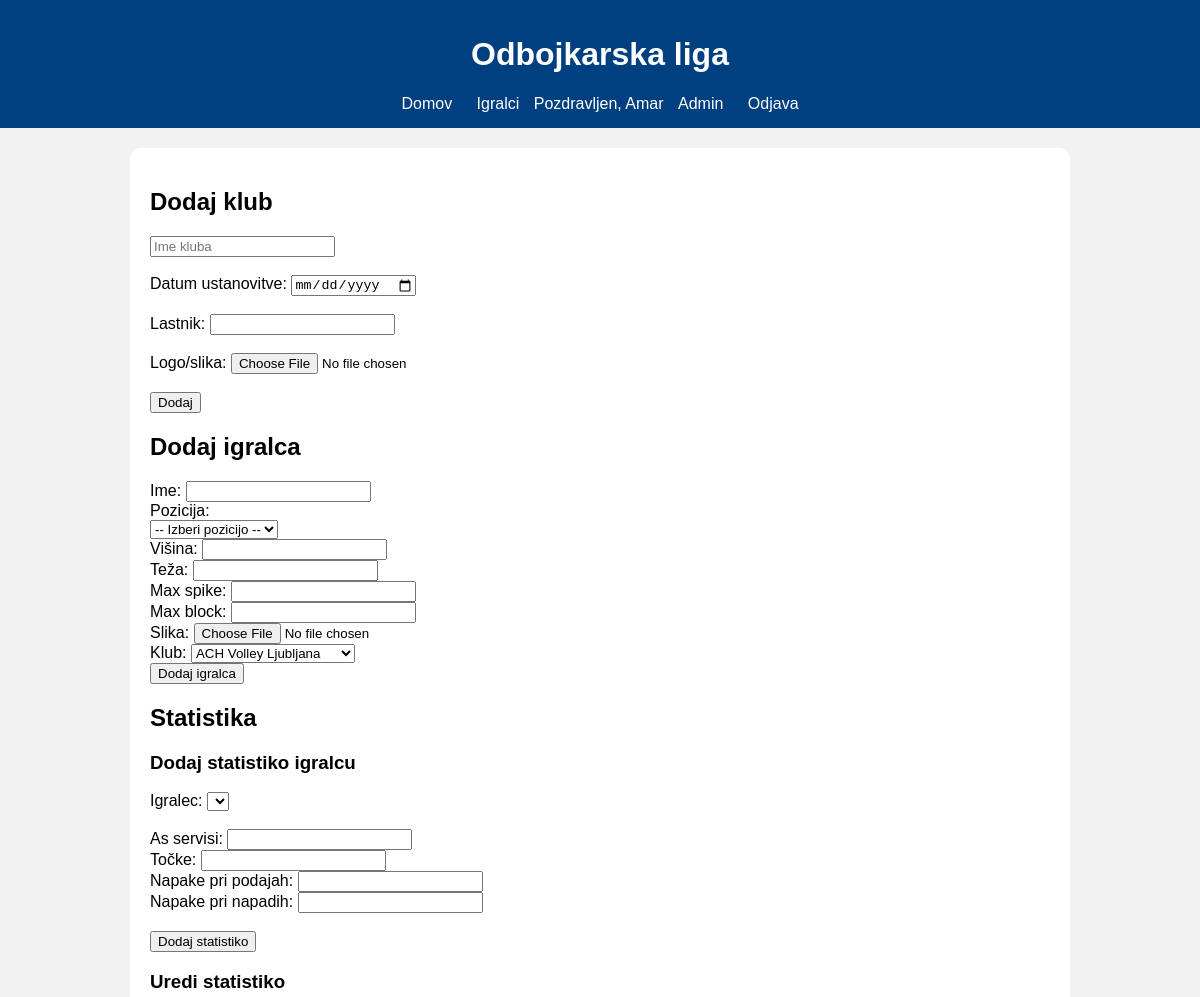
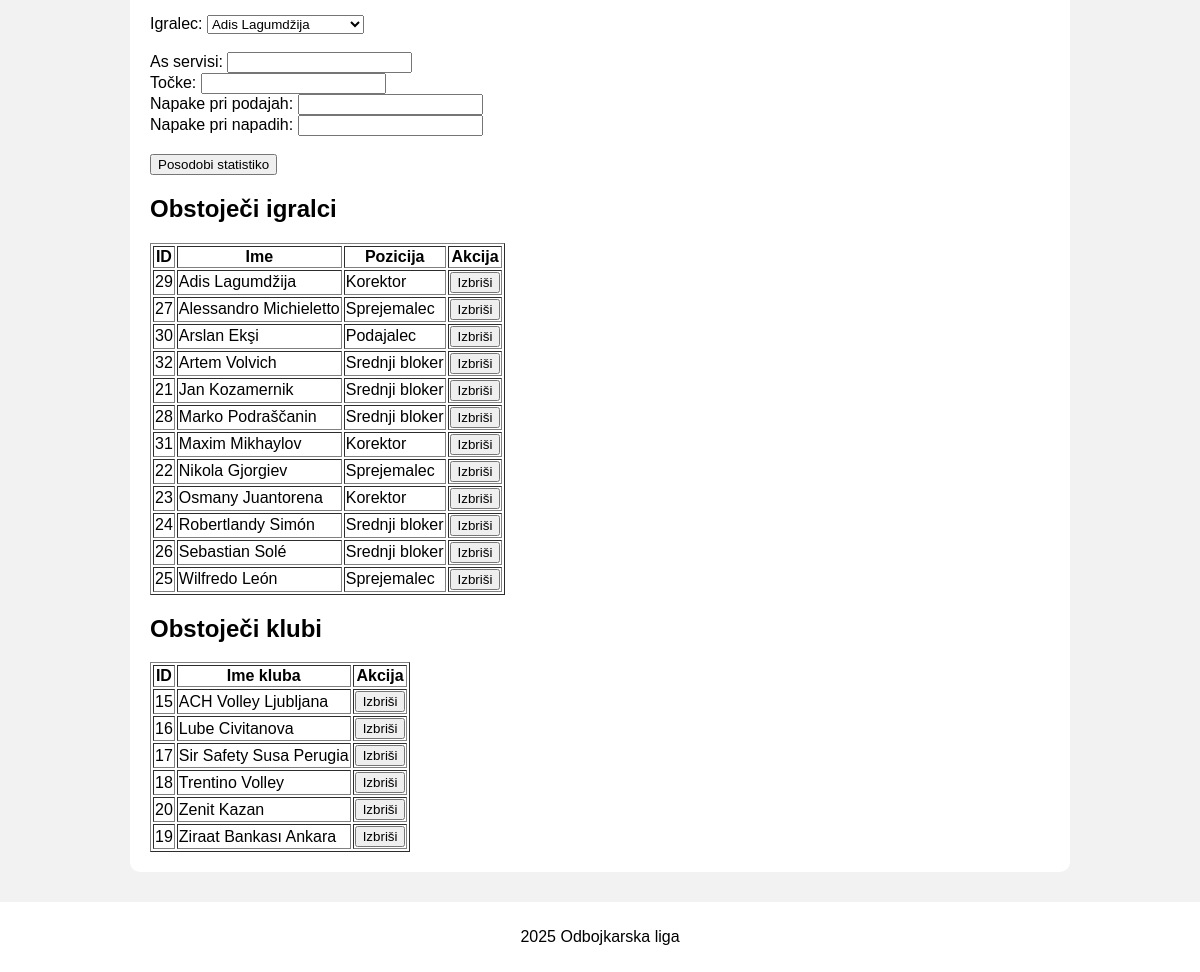
The page /admin.php (signed in) on the database its author committed (2 pictures, top to bottom).
### tables this page shows
CREATE TABLE `players` (
  `id_pl` int(11) NOT NULL,
  `name` varchar(100) NOT NULL,
  `position` varchar(20) NOT NULL,
  `height` int(11) DEFAULT NULL,
  `max_spike_reach` int(11) DEFAULT NULL,
  `max_block_reach` int(11) DEFAULT NULL,
  `weight` int(11) DEFAULT NULL,
  `image` varchar(255) NOT NULL,
  `id_ci` int(11) DEFAULT NULL,
  `id_c` int(11) DEFAULT NULL
);

CREATE TABLE `clubs` (
  `id_c` int(11) NOT NULL,
  `name` varchar(255) NOT NULL,
  `date_of_establishent` date NOT NULL,
  `owner` varchar(100) NOT NULL,
  `id_ci` int(11) DEFAULT NULL,
  `image` varchar(255) DEFAULT NULL
);

### admin.php (the view, shortened to what this page needs)
<?php
require_once 'db.php';
?>
<!DOCTYPE html>
<html lang="sl">
<head>
</head>
<body>
<?php
include_once 'header.php';
?>
<h2>Dodaj klub</h2>
<form method="POST" enctype="multipart/form-data">
    <input type="text" name="ime_kluba" placeholder="Ime kluba" required><br><br>
    Datum ustanovitve: <input type="date" name="datum"><br><br>
    Lastnik: <input type="text" name="lastnik"><br><br>
    Logo/slika: <input type="file" name="slika_kluba"><br><br>
    <input type="submit" name="dodaj_klub" value="Dodaj">
</form>
<h2>Dodaj igralca</h2>
<form method="POST" enctype="multipart/form-data">
    Ime: <input type="text" name="ime" required><br>
    <label>Pozicija:</label><br>
    <select name="pozicija" required>
        <option value="">-- Izberi pozicijo --</option>
    </select><br>
    Višina: <input type="number" name="visina"><br>
    Teža: <input type="number" name="teza"><br>
    Max spike: <input type="number" name="spike"><br>
    Max block: <input type="number" name="block"><br>
    Slika: <input type="file" name="slika"><br>
    Klub:
    <select name="klub" required>
        <?php
        $klubi = mysqli_query($link, "SELECT * FROM clubs");
        while ($k = mysqli_fetch_assoc($klubi)) {
            echo "<option value='" . $k['id_c'] . "'>" . htmlspecialchars($k['name']) . "</option>";
        }
        ?>
    </select><br>
    <input type="submit" name="dodaj_igralca" value="Dodaj igralca">
</form>
<h2>Statistika</h2>
<h3>Dodaj statistiko igralcu</h3>
<form method="POST">
    Igralec:
    <select name="id_igralca" required>
    </select><br><br>
    As servisi: <input type="number" name="aces" min="0" required><br>
    Točke: <input type="number" name="points" min="0" required><br>
    Napake pri podajah: <input type="number" name="passing_errors" min="0" required><br>
    Napake pri napadih: <input type="number" name="hitting_errors" min="0" required><br><br>
    <input type="submit" name="dodaj_statistiko" value="Dodaj statistiko">
</form>
<h3>Uredi statistiko</h3>
<form method="POST">
    Igralec:
    <select name="id_igralca" required>
        <?php
        $igralci = mysqli_query($link, "SELECT p.id_pl, p.name, s.aces, s.points, s.passing_errors, s.hitting_errors
                                      FROM players p
                                      JOIN stats s ON p.id_pl = s.id_p
                                      ORDER BY p.name");
        while ($igr = mysqli_fetch_assoc($igralci)) {
            echo "<option value='" . $igr['id_pl'] . "'";
            if (isset($_POST['id_igralca']) && $_POST['id_igralca'] == $igr['id_pl']) {
                echo " selected";
            }
            echo ">" . htmlspecialchars($igr['name']) . "</option>";
        }
        ?>
    </select><br><br>
<?php
    if (isset($_POST['id_igralca']) || isset($_GET['id'])) {
        $id_igr = isset($_POST['id_igralca']) ? (int)$_POST['id_igralca'] : (int)$_GET['id'];
        $statistika = mysqli_query($link, "SELECT * FROM stats WHERE id_p = $id_igr");
        $stat = mysqli_fetch_assoc($statistika);
        if ($stat) {
            echo "As servisi: <input type='number' name='aces' value='" . $stat['aces'] . "' min='0'><br>";
            echo "Točke: <input type='number' name='points' value='" . $stat['points'] . "' min='0'><br>";
            echo "Napake pri podajah: <input type='number' name='passing_errors' value='" . $stat['passing_errors'] . "' min='0'><br>";
            echo "Napake pri napadih: <input type='number' name='hitting_errors' value='" . $stat['hitting_errors'] . "' min='0'><br><br>";
        }
    } else {
        echo "As servisi: <input type='number' name='aces' min='0'><br>";
        echo "Točke: <input type='number' name='points' min='0'><br>";
        echo "Napake pri podajah: <input type='number' name='passing_errors' min='0'><br>";
        echo "Napake pri napadih: <input type='number' name='hitting_errors' min='0'><br><br>";
    }
    ?>
    <input type="submit" name="posodobi_statistiko" value="Posodobi statistiko">
</form>
<h2>Obstoječi igralci</h2>
<table border="1">
<tr><th>ID</th><th>Ime</th><th>Pozicija</th><th>Akcija</th></tr>
<?php
$igralci = mysqli_query($link, "SELECT * FROM players ORDER BY name");
while ($i = mysqli_fetch_assoc($igralci)) {
    echo "<tr>";
    echo "<td>" . $i['id_pl'] . "</td>";
    echo "<td>" . htmlspecialchars($i['name']) . "</td>";
    echo "<td>" . htmlspecialchars($i['position']) . "</td>";
    echo "<td>
        <form method='POST'>
            <input type='hidden' name='id_pl' value='" . $i['id_pl'] . "'>
            <input type='submit' name='delete_player' value='Izbriši'>
        </form>
    </td>";
    echo "</tr>";
}
?>
</table>
<h2>Obstoječi klubi</h2>
<table border="1">
<tr><th>ID</th><th>Ime kluba</th><th>Akcija</th></tr>
<?php
$klubi = mysqli_query($link, "SELECT * FROM clubs ORDER BY name");
while ($k = mysqli_fetch_assoc($klubi)) {
    echo "<tr>";
    echo "<td>" . $k['id_c'] . "</td>";
    echo "<td>" . htmlspecialchars($k['name']) . "</td>";
    echo "<td>
        <form method='POST'>
            <input type='hidden' name='id_c' value='" . $k['id_c'] . "'>
            <input type='submit' name='delete_club' value='Izbriši'>
        </form>
    </td>";
    echo "</tr>";
}
?>
</table>
<?php include_once 'footer.php'; ?>
</body>
</html>

### header.php (shortened to what this page needs)
<!DOCTYPE html>
<html lang="sl">
<head>
    <link rel="stylesheet" href="style.css">
</head>
<body>
<header>
    <h1>Odbojkarska liga</h1>
    <nav>
        <a href="index.php">Domov</a>
        <a href="player_list.php">Igralci</a>
        <?php if (isset($_SESSION['username'])): ?>
            <span>Pozdravljen, <?php echo htmlspecialchars($_SESSION['username']); ?></span>
            <?php if (isset($_SESSION['role']) && $_SESSION['role'] === 'admin'): ?>
                <a href="admin.php">Admin</a>
            <?php endif; ?>
            <a href="logout.php">Odjava</a>
        <?php else: ?>
            <a href="login.php">Prijava</a>
            <a href="register.php">Registracija</a>
        <?php endif; ?>
    </nav>
</header>
<main>

### footer.php
</main>
<footer>
    <p> 2025 Odbojkarska liga</p>
</footer>
</body>
</html>

### style.css (style rules this page uses)
body { margin: 0; font-family: Arial, sans-serif; background-color: #f2f2f2; }
header { background-color: #004080; color: white; padding: 15px; text-align: center; }
nav a { color: white; text-decoration: none; margin: 0 10px; }
main { max-width: 900px; margin: auto; background: white; padding: 20px; border-radius: 10px; margin-top: 20px; }
footer { background: white; text-align: center; padding: 10px; margin-top: 30px; }

### rows shown on the page
players: id_pl "29", name "Adis Lagumdžija", position "Korektor"
players: id_pl "27", name "Alessandro Michieletto", position "Sprejemalec"
players: id_pl "30", name "Arslan Ekşi", position "Podajalec"
players: id_pl "32", name "Artem Volvich", position "Srednji bloker"
players: id_pl "21", name "Jan Kozamernik", position "Srednji bloker"
players: id_pl "28", name "Marko Podraščanin", position "Srednji bloker"
players: id_pl "31", name "Maxim Mikhaylov", position "Korektor"
players: id_pl "22", name "Nikola Gjorgiev", position "Sprejemalec"
players: id_pl "23", name "Osmany Juantorena", position "Korektor"
players: id_pl "24", name "Robertlandy Simón", position "Srednji bloker"
players: id_pl "26", name "Sebastian Solé", position "Srednji bloker"
players: id_pl "25", name "Wilfredo León", position "Sprejemalec"
clubs: id_c "15", name "ACH Volley Ljubljana"
clubs: id_c "16", name "Lube Civitanova"
clubs: id_c "17", name "Sir Safety Susa Perugia"
clubs: id_c "18", name "Trentino Volley"
clubs: id_c "20", name "Zenit Kazan"
clubs: id_c "19", name "Ziraat Bankası Ankara"

### other values the page prints
$_SESSION['username'] "Amar"
form field klub "ACH Volley Ljubljana"
form field id_igralca "Adis Lagumdžija"
